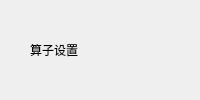
    <widget class="QWidget" name="widget_title1" native="true">
     <property name="sizePolicy">
      <sizepolicy hsizetype="Preferred" vsizetype="Fixed">
       <horstretch>0</horstretch>
       <verstretch>0</verstretch>
      </sizepolicy>
     </property>
     <property name="minimumSize">
      <size>
       <width>100</width>
       <height>33</height>
      </size>
     </property>
     <property name="styleSheet">
      <string notr="true">QWidget#widget_title1{
	background: qlineargradient(spread:pad, x1:0, y1:0, x2:0, y2:1, stop:0 #828282, stop:1 #4D4D4D);
}</string>
     </property>
     <layout class="QHBoxLayout" name="horizontalLayout_11">
      <property name="spacing">
       <number>0</number>
      </property>
      <property name="leftMargin">
       <number>0</number>
      </property>
      <property name="topMargin">
       <number>0</number>
      </property>
      <property name="rightMargin">
       <number>0</number>
      </property>
      <property name="bottomMargin">
       <number>0</number>
      </property>
      <item>
       <widget class="QLabel" name="lab_Ico">
        <property name="sizePolicy">
         <sizepolicy hsizetype="Minimum" vsizetype="Preferred">
          <horstretch>0</horstretch>
          <verstretch>0</verstretch>
         </sizepolicy>
        </property>
        <property name="minimumSize">
         <size>
          <width>30</width>
          <height>0</height>
         </size>
        </property>
        <property name="text">
         <string/>
        </property>
        <property name="alignment">
         <set>Qt::AlignCenter</set>
        </property>
       </widget>
      </item>
      <item>
       <widget class="QLabel" name="lab_Title">
        <property name="sizePolicy">
         <sizepolicy hsizetype="Expanding" vsizetype="Preferred">
          <horstretch>0</horstretch>
          <verstretch>0</verstretch>
         </sizepolicy>
        </property>
        <property name="styleSheet">
         <string notr="true">font: 10pt &quot;微软雅黑&quot;;</string>
        </property>
        <property name="text">
         <string>算子设置</string>
        </property>
        <property name="alignment">
         <set>Qt::AlignLeading|Qt::AlignLeft|Qt::AlignVCenter</set>
        </property>
       </widget>
      </item>
      <item>
       <widget class="QWidget" name="widget_menu" native="true">
        <property name="sizePolicy">
         <sizepolicy hsizetype="Minimum" vsizetype="Preferred">
          <horstretch>0</horstretch>
          <verstretch>0</verstretch>
         </sizepolicy>
        </property>
        <layout class="QHBoxLayout" name="horizontalLayout_12">
         <property name="spacing">
          <number>0</number>
         </property>
         <property name="leftMargin">
          <number>0</number>
         </property>
         <property name="topMargin">
          <number>0</number>
         </property>
         <property name="rightMargin">
          <number>0</number>
         </property>
         <property name="bottomMargin">
          <number>0</number>
         </property>
         <item>
          <widget class="QPushButton" name="btnMenu_Close">
           <property name="sizePolicy">
            <sizepolicy hsizetype="Minimum" vsizetype="Expanding">
             <horstretch>0</horstretch>
             <verstretch>0</verstretch>
            </sizepolicy>
           </property>
           <property name="minimumSize">
            <size>
             <width>40</width>
             <height>0</height>
            </size>
           </property>
           <property name="cursor">
            <cursorShape>ArrowCursor</cursorShape>
           </property>
           <property name="focusPolicy">
            <enum>Qt::NoFocus</enum>
           </property>
           <property name="toolTip">
            <string>关闭</string>
           </property>
           <property name="text">
            <string/>
           </property>
           <property name="flat">
            <bool>true</bool>
           </property>
          </widget>
         </item>
        </layout>
       </widget>
      </item>
     </layout>
    </widget>
